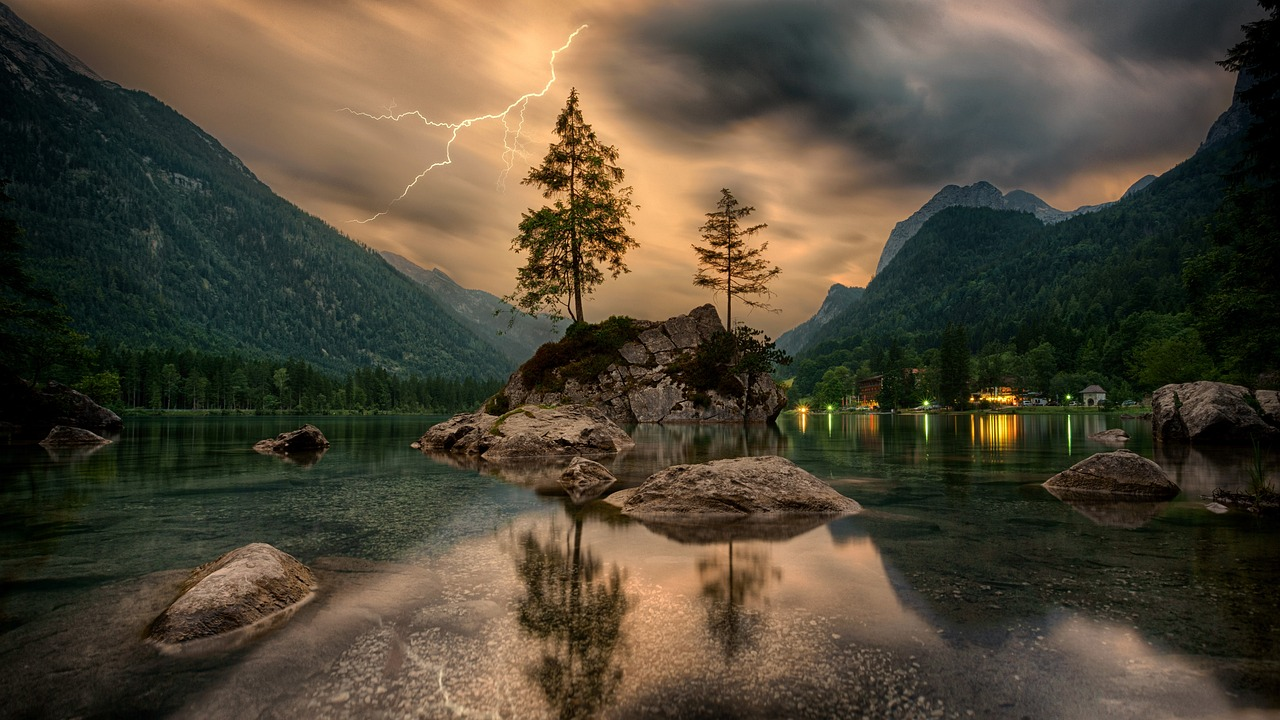
#> input picture CVIP/EP-1/img2.jpg, 1280 x 720 px, found by its file name; the run also reads 1 picture not shown here
$ jupyter execute --allow-errors CVIP.ipynb   (text cells are left out)
#> lines starting #> are read from the running program, lines starting #| are printed output that depends on the picture; after the words box and inside, x2 and y2 are one past the last pixel; in counts of white or black regions, pixels touching at a corner belong together; pictures that were not available may be replaced by others from this repository, and a replacement may not be noted
[cell 1]
# 1. Write a program to read an image and display an image.

import cv2
img_path="img2.jpg"
img=cv2.imread(img_path)
#> img is the input picture: shape (720, 1280, 3); mean B, G, R 54.3, 71, 79.7
resized_img = cv2.resize(img, (50, 50))
cv2.imshow("img1.jpg",img)
cv2.waitKey(0)
cv2.destroyAllWindows()

[cell 2]
# 2. Write a program to convert a color image to gray scale and binary image.

import cv2
img_path = "img2.jpg"
img_colour = cv2.imread(img_path)
gray_img = cv2.cvtColor(img_colour, cv2.COLOR_BGR2GRAY)
_, img_bin = cv2.threshold(gray_img, 127, 255, cv2.THRESH_BINARY)
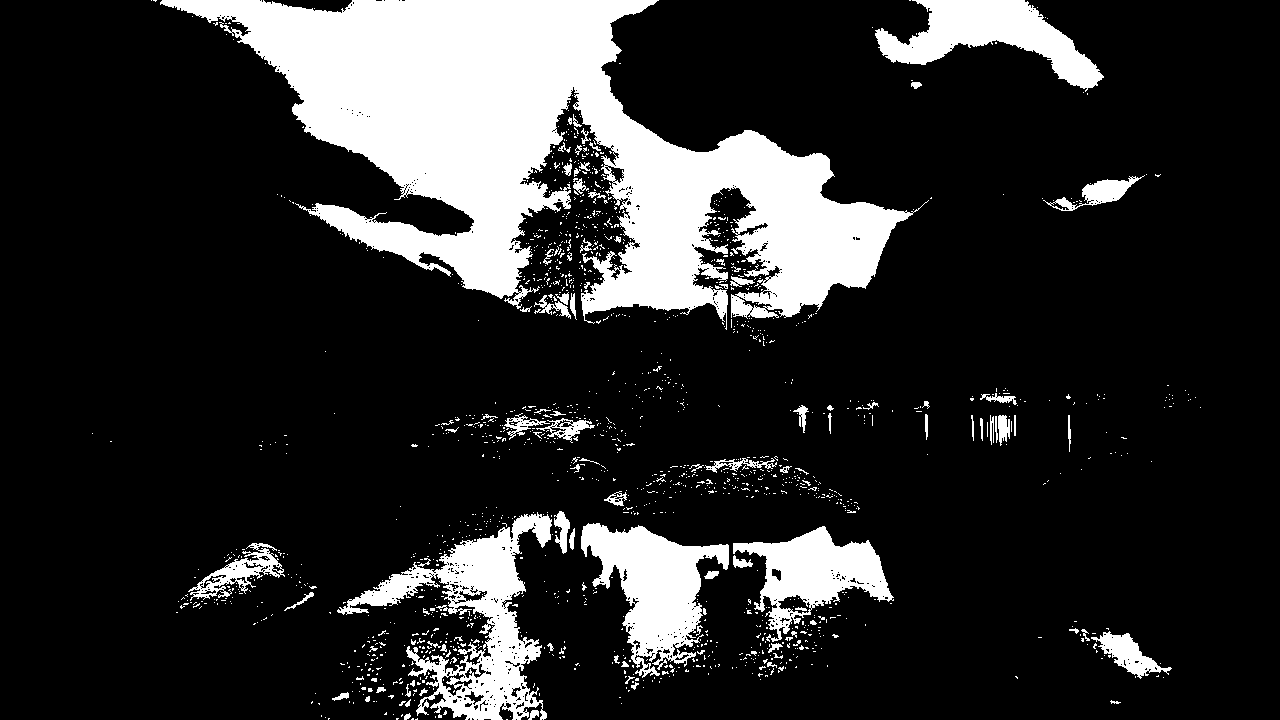
#> img_bin: shape (720, 1280); 17.5% white; 1547 white regions (1443 under 20 px), largest, box (x1, y1, x2, y2) and area: (160, 0, 929, 330) 105180, (337, 512, 552, 720) 14070, (581, 523, 729, 678) 10742
cv2.imshow("Original Image", img_colour)
img_colour.size
cv2.imshow("Gray Image", gray_img)
cv2.imshow("Binary Image", img_bin)
cv2.waitKey(0)
cv2.destroyAllWindows()

[cell 3]
# 3. Write a program to apply various affine transformations to an input image

import cv2
import numpy as np
image_path= "img2.jpg"
image=cv2.imread(image_path)
rows, cols, _=image.shape
print(image.shape)
#| (720, 1280, 3)
translation_matrix=np.float32([[1, 0, 50], [0, 1, 100]])
translated_image=cv2.warpAffine(image, translation_matrix, (cols, rows))
cv2.imshow("Translated image", translated_image)
center=(cols//2, rows//2)
angle=45
scale=1.0
rotation_matrix=cv2.getRotationMatrix2D(center, angle, scale)
rotated_image=cv2.warpAffine(image, rotation_matrix, (cols, rows))
cv2.imshow("Rotated image", rotated_image)
scale_factor = 1.5
scaled_image = cv2.resize(image, None, fx=scale_factor, fy=scale_factor)
cv2.imshow("Scaled Image", scaled_image)
shear_factor_x = 0.5
shear_factor_y = 0.5
shear_matrix = np.float32([[1, shear_factor_x, 0], [shear_factor_y, 1, 0]])
sheared_image = cv2.warpAffine(image, shear_matrix, (cols, rows))
cv2.imshow("Sheared Image", sheared_image)
cv2.waitKey(0)
cv2.destroyAllWindows()

[cell 4]
# 1. Write a program to apply basic intensity transformation functions.

import cv2
import numpy as np
import matplotlib.pyplot as plt
img_path = "image.jpg"
image = cv2.imread(img_path, cv2.IMREAD_GRAYSCALE)
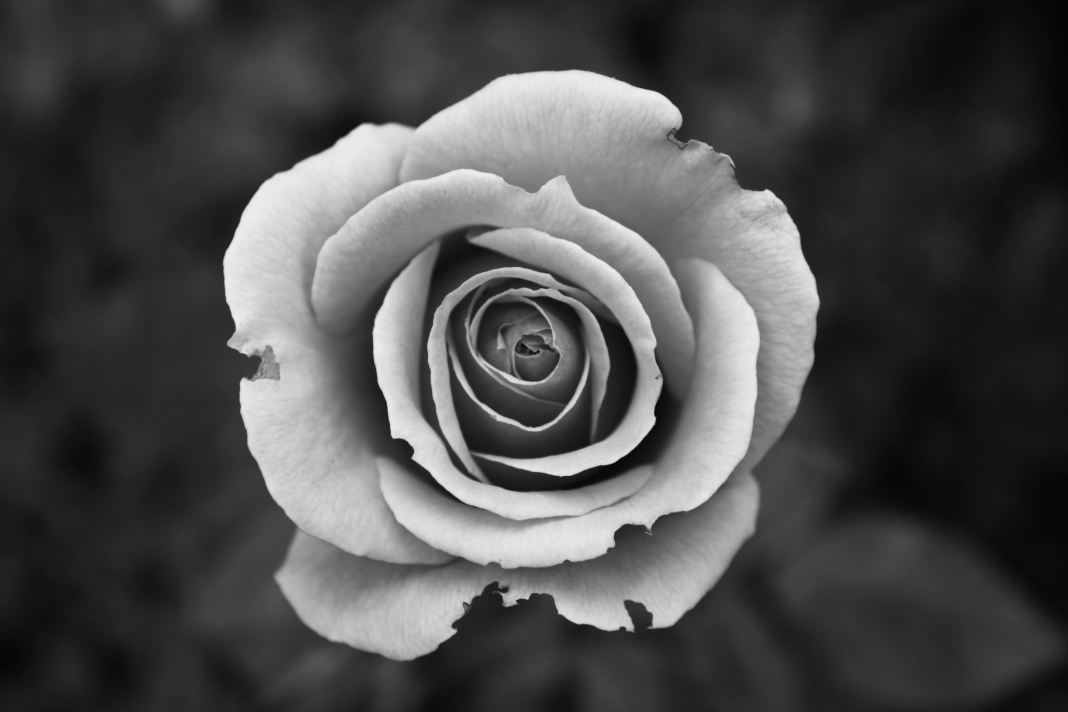
#> input picture CVIP/EP-2/image.jpg, 4272 x 2848 px, found by its file name (shown at 1/4 size)
def negative_transformation(image):
    return 255 - image
def log_transformation(image):
    c = 255 / np.log(1 + np.max(image))
#> c = 45.99
    log_image = c * np.log(1 + image.astype(np.float32))
    return np.uint8(log_image)
def gamma_transformation(image, gamma):
#> called with gamma = 2
    return np.array(255 * (image / 255) ** gamma, dtype=np.uint8)
negative_image = negative_transformation(image)
log_image = log_transformation(image)
gamma_image = gamma_transformation(image, gamma=2.0)
titles = ["Original image", "Negative image", "Log image", "Gamma image"]
images = [image, negative_image, log_image, gamma_image]
for i in range(4):
    plt.subplot(2, 2, i + 1)
    plt.title(titles[i])
    plt.imshow(images[i], cmap="gray")
    plt.axis("off")
plt.tight_layout()
plt.show()

[cell 5]
# 2. Write a program to implement contrast stretching.

import cv2
import numpy as np
import matplotlib.pyplot as plt
image_path="image.jpg"
image=cv2.imread(image_path, cv2.IMREAD_GRAYSCALE)
if image is None:
    print("Error: Unable to load the image. please check the file!")
else:
    def contrast_stretch(image):
        min_val=np.min(image)
#> min_val = 3
        max_val=np.max(image)
#> max_val = 255
        stretched_image=255*(image-min_val)/(max_val-min_val)
        return np.uint8(stretched_image)
stretched_image=contrast_stretch(image)
titles=["Original image", "Stretched image"]
images=[image, stretched_image]
for i in range(2):
    plt.subplot(1, 2, i+1)
    plt.title(titles[i])
    plt.imshow(images[i])
    plt.axis("off")
plt.tight_layout()
plt.show()

[cell 6]
# 3. Write a program to implement intensity level slicing

import cv2
import numpy as np
import matplotlib.pyplot as plt
image_path="image.jpg     "
image=cv2.imread(image_path, cv2.IMREAD_GRAYSCALE)
#> (the rest of this cell did not finish here and is left out)

[cell 7]
# 4. Write a program to implement bit-plane slicing and show all bit planes during experimentation.

import cv2
import matplotlib.pyplot as plt
image_path="image.jpg"
image=cv2.imread(image_path, cv2.IMREAD_GRAYSCALE)
if image is None:
    print("Error: Unable to load the image")
else:
    bit_planes=[]
    for i in range(8):
        bit_plane=(image>>1)&1
        bit_planes.append(bit_plane*255)
#> after the loop, bit_planes = 8 items
    plt.figure(figsize=(12,6))
for i in range(8):
    plt.subplot(2,4,i+1)
    plt.title(f"Bit plane {i}")
    plt.imshow(bit_planes[i],cmap="gray")
    plt.axis("off")
cv2.imshow("Image",image)
plt.tight_layout()
plt.show()

[cell 8]
# 5. Write a program to generate histogram of an input image.

import cv2
import matplotlib.pyplot as plt
image_path="image.jpg"
image=cv2.imread(image_path, cv2.IMREAD_GRAYSCALE)
if image is None:
    print("Error: Unable to load the image")
else:
    histogram=cv2.calcHist([image],[0],None,[255],[0,256])
#> histogram = 255 values, max 327982 at index 25, min 0 at index 0, mean 47712.4
    plt.figure(figsize=(8,6))
    plt.title("GrayScale Histogram")
    plt.xlabel("Pixel Intensity")
    plt.ylabel("Frequency")
    plt.plot(histogram, color='black')
    plt.xlim([0,256])
    plt.tight_layout()
    plt.show()
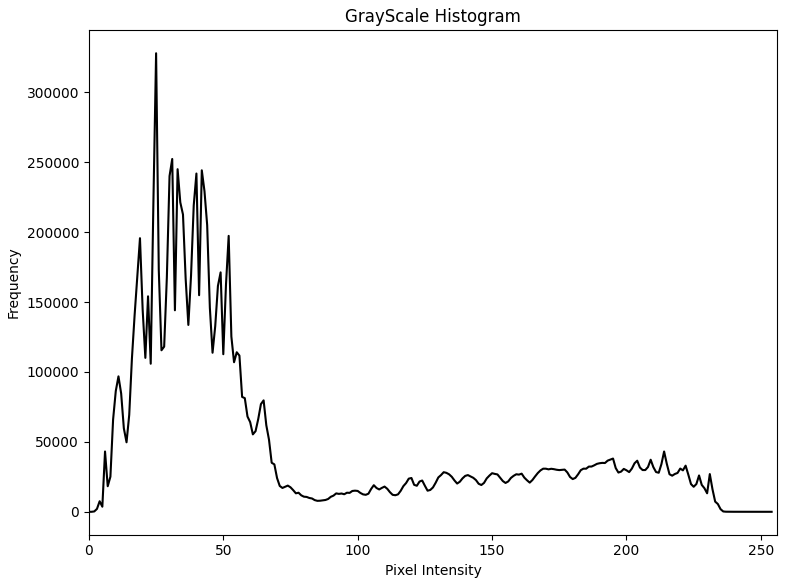
#> figure drawn by matplotlib, 1 panel; curve peaks at x = 25, y = 327982

[cell 9]
# 6. Write a program to implement histogram equalization.

import cv2
import numpy as np

def histogram_equalization(img):
    # Calculate the histogram
    hist, bins = np.histogram(img.flatten(), 256, [0, 256])
#> hist = 256 values, max 327982 at index 26, min 0 at index 0, mean 47526; bins = 257 values from 0 to 256

    # Calculate the cumulative distribution function (CDF)
    cdf = hist.cumsum()
#> cdf = 256 values from 0 to 12166656
    cdf_normalized = cdf * 255 / cdf[-1]  # Normalize to [0, 255]
#> cdf_normalized = 256 values from 0 to 255

    # Use the CDF to map the pixel values
    img_equalized = np.interp(img.flatten(), bins[:-1], cdf_normalized).reshape(img.shape)

    return img_equalized.astype(np.uint8)

# Load the grayscale image
img = cv2.imread('image.jpg', cv2.IMREAD_GRAYSCALE)

# Apply histogram equalization
img_eq = histogram_equalization(img)

# Display the images
cv2.imshow('Original Image', img)
cv2.imshow('Equalized Image', img_eq)

cv2.waitKey(0)
cv2.destroyAllWindows()

[cell 10]
# 7. Write a program to implement histogram processing

import cv2
import numpy as np
import matplotlib.pyplot as plt
image_path="image.jpg     "
image=cv2.imread(image_path, cv2.IMREAD_GRAYSCALE)
if image is None:
    print("Error: Unable to load the image.")
else:
    # [5 lines left out: function histogram_stretching, not called in this run]
    def histogram_sliding(image,slide_val):
        return np.clip(image,slide_val,0,255).astype(np.uint8)
    def histogram_shrinking(image,shrink_factor):
        center=128
        return np.clip(center+(image-center)/shrink_factor,0,255).astype(np.uint8)
    slid_image=histogram_sliding(image, slide_val=50)
    shrink_image=histogram_shrinking(image, shrink_factor=2)
    stretched_image=histogram_stretching(image)
    def plot_histogram(image,title):
        histogram=cv2.calcHist([image],[0],None,[255],[0,256])
        plt.plot(histogram,label=title)
    plt.figure(figsize=(10,6))
    plt.title("Histogram")
    plt.histogram(image,"Original image")
    plt.histogram(stretched_image,"stretched image")
    plt.histogram(slid_image,"slided image")
    plt.histogram(shrink_image,"shrinked image")

[cell 11]
# 1. Write a program to demonstrate 1-D correlation.

import cv2
import numpy as np
import matplotlib.pyplot as plt
img_path="img.jpg"
image=cv2.imread(img_path, cv2.IMREAD_GRAYSCALE)
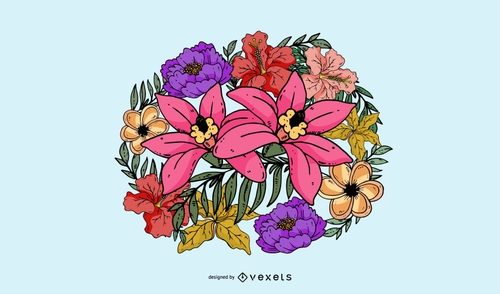
#> input picture CVIP/EP-10/img.png, 500 x 294 px, given in place of img.jpg, which was not available
#> image: shape (294, 500)
if image is None:
    print("Error: Unable to load the image")
else:
    kernel=np.array([1, 0, -1])
    horizontal_correlation=cv2.filter2D(image, -1, kernel.reshape(1, -1))
    vertical_correlation=cv2.filter2D(image, -1, kernel.reshape(-1,1))
    titles=["Original Image", "Horizontal Correlation", "Vertical Correlation"]
    images=[image, horizontal_correlation, vertical_correlation]
    plt.figure(figsize=(12,6))
    for i in range(3):
        plt.subplot(1, 3, i+1)
        plt.title(titles[i])
        plt.imshow(images[i])
        plt.axis("off")
    plt.tight_layout()
    plt.show()

[cell 12]
# 2. Write a program to demonstrate 1-D convolution.

import cv2
import numpy as np
import matplotlib.pyplot as plt
img_path="img.jpg"
image=cv2.imread(img_path, cv2.IMREAD_GRAYSCALE)
if image is None:
    print("Error: Unable to load the image")
else:
    kernel=np.array([1, -1])
    horizontal_convolution=cv2.filter2D(image, -1, kernel.reshape(1, -1))
    vertical_convolution=cv2.filter2D(image, -1, kernel.reshape(-1,1))
    titles=["Original Image", "Horizontal Convolution", "Vertical Convolution"]
    images=[image, horizontal_convolution, vertical_convolution]
    plt.figure(figsize=(12,6))
    for i in range(3):
        plt.subplot(1, 3, i+1)
        plt.title(titles[i])
        plt.imshow(images[i])
        plt.axis("off")
    plt.tight_layout()
    plt.show()

[cell 13]
# 3. Write a program to demonstrate smoothing linear filters.

import cv2
import numpy as np
import matplotlib.pyplot as plt
image_path="img.jpg"
image=cv2.imread(image_path, cv2.IMREAD_GRAYSCALE)
if image is None:
    print("Error")
else:
    gaussian_blurred=cv2.GaussianBlur(image,(5,5),0)
    box_filtered=cv2.blur(image,(5,5))
    median_filtered=cv2.medianBlur(image,5)
    titles=["Original image","Gaussian image","Box image","Median image"]
    images=[image, gaussian_blurred, box_filtered, median_filtered]
    plt.figure(figsize=(12,6))
    for i in range(4):
        plt.subplot(2,2,i+1)
        plt.title(titles[i])
        plt.imshow(images[i],cmap="gray")
        plt.axis("off")
    plt.tight_layout()
    plt.show()

[cell 14]
# 4. Write a program to demonstrate order statistic (non-linear) filters.

import cv2
import numpy as np
import matplotlib.pyplot as plt
img_path="img.jpg"
image=cv2.imread(img_path, cv2.IMREAD_GRAYSCALE)
if image is None:
    print("Error")
else:
    median=cv2.medianBlur(image, 5)
    kernel=np.ones((3,3),np.uint8)
    minimum=cv2.erode(image, kernel)
    maximum=cv2.dilate(image, kernel)
    titles=["Original image", "Median image", "Minimum image", "maximum image"]
    images=[image, median, minimum, maximum]
    plt.figure(figsize=(12,6))
    for i in range(4):
        plt.subplot(2,2,i+1)
        plt.title(titles[i])
        plt.imshow(images[i],cmap="gray")
        plt.axis("off")
    plt.tight_layout()
    plt.show()

[cell 15]
# 1. Write a program to demonstrate sharpening filters

#Sharpening image
import cv2
import numpy as np
import matplotlib.pyplot as plt
img_path="images.jfif"
image=cv2.imread(img_path, cv2.IMREAD_GRAYSCALE)
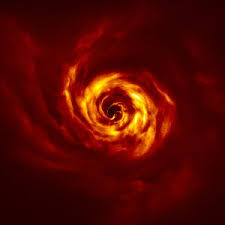
#> input picture CVIP/EP-4/images.jfif, 225 x 225 px, found by its file name
#> image: shape (225, 225)
if image is None:
    print("Error")
else:
    kernel=np.array([[0, -1, 0],
                     [-1, 5, -1],
                     [0, -1, 0]])
    sharpened=cv2.filter2D(image, -1, kernel)
    titles=["Original image", "Sharpened image"]
    images=[image, sharpened]
    plt.figure(figsize=(10, 5))
    for i in range(2):
        plt.subplot(1, 2, i+1)
        plt.title(titles[i])
        plt.imshow(images[i], cmap="gray")
        plt.axis("off")
    plt.tight_layout()
    plt.show()

[cell 16]
# 1. Write a program to demonstrate various frequency domain filtering techniques.

import cv2
import numpy as np
import matplotlib.pyplot as plt
img_path = "../EP-4/images.jfif"
image = cv2.imread(img_path, cv2.IMREAD_GRAYSCALE)
if image is None:
    print("Error")
else:
    dft = np.fft.fft2(image)
    dft_shift = np.fft.fftshift(dft)
    magnitude_spectrum = 20 * np.log(np.abs(dft_shift))
    rows, cols = image.shape
    crows, ccols = rows // 2, cols // 2
    mask = np.zeros((rows, cols), np.uint8)
    radius = 50
    cv2.circle(mask, (ccols, crows), radius, 1, thickness=-1)
    low_pass = dft_shift * mask
    low_pass_ift = np.fft.ifftshift(low_pass)
    low_pass_img = np.abs(np.fft.ifft2(low_pass_ift))
    high_pass = dft_shift * (1 - mask)
    high_pass_ift = np.fft.ifftshift(high_pass)
    high_pass_img = np.abs(np.fft.ifft2(high_pass_ift))
    titles = ["Original image", "Magnitude spectrum image", "Low pass filtered image", "High pass filtered image"]
    images = [image, magnitude_spectrum, low_pass_img, high_pass_img]
    plt.figure(figsize=(12, 8))
    for i in range(4):
        plt.subplot(2, 2, i + 1)
        plt.title(titles[i])
        plt.imshow(images[i], cmap='gray')
        plt.axis("off")
    plt.tight_layout()
    plt.show()

[cell 17]
# 1. Write a program to demonstrate various image restoration and reconstruction techniques.

import cv2
import numpy as np
import matplotlib.pyplot as plt
from scipy.signal import wiener
image_path="image.jfif"
image=cv2.imread(image_path, cv2.IMREAD_GRAYSCALE)
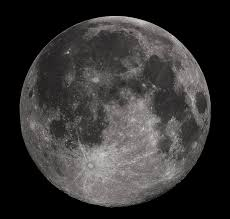
#> input picture CVIP/EP-6/image.jfif, 230 x 219 px, found by its file name
if image is None:
    print("Error")
else:
    image=cv2.normalize(image,None,0,255,cv2.NORM_MINMAX).astype(np.uint8)
    mean=0
    stddev=25
    gaussian_noise=np.random.normal(mean, stddev,image.shape).astype(np.uint8)
    noisy_image=cv2.add(image, gaussian_noise)
    noisy_image = cv2.normalize(noisy_image, None, 0, 255, cv2.NORM_MINMAX).astype(np.uint8)
    restored_image=wiener(noisy_image,(5,5))
    restored_image=np.clip(restored_image,0,255).astype(np.uint8)
    titles=["Original image","Noisy image","Restored image"]
    images=[image,noisy_image,restored_image]
    plt.figure(figsize=(12,8))
    for i in range(3):
        plt.subplot(1,3,i+1)
        plt.title(titles[i])
        plt.imshow(images[i],cmap="gray")
        plt.axis("off")
    plt.tight_layout()
    plt.show()

[cell 18]
# 1. Write a program to demonstrate erosion and dilation.

import cv2
import numpy as np
import matplotlib.pyplot
img_path="img1.jpg, "
image=cv2.imread(img_path,cv2.IMREAD_GRAYSCALE)
if image is None:
    print("Error: image not found")
else:
    kernel=np.ones((5,5),np.uint8)
    enr=cv2.erode(image, kernel, iterations=1)
    dil=cv2.dilate(image, kernel, iterations=1)
    cv2.imshow("Original image",image)
    cv2.imshow("Eroded image",enr)
    cv2.imshow("Dilated image",dil)
cv2.waitKey(0)
cv2.destroyAllWindows()

[cell 19]
# 2. Write a program to demonstrate opening and closing.

import cv2
import numpy as np
#> (the rest of this cell did not finish here and is left out)

[cell 20]
# 3. Write a program to demonstrate hit or miss transform.

import cv2
import numpy as np
img_path= "../EP-8/img1.jpg"
image=cv2.imread(img_path,cv2.IMREAD_GRAYSCALE)
if image is None:
    print("Error")
else:
    kernel=np.array([[0,1,0],
                     [1,-1,1],
                     [0,1,0]],dtype=np.int8)
    hit_or_miss=cv2.morphologyEx(image,cv2.MORPH_HITMISS,kernel)
    cv2.imshow("Original image",image)
    cv2.imshow("Hit-or-Miss image",hit_or_miss)
cv2.waitKey(0)
cv2.destroyAllWindows()

[cell 21]
# 1. Write program to demonstrate boundary extraction.

import cv2
import numpy as np
img_path= "../EP-10/img.png"
image=cv2.imread(img_path,cv2.IMREAD_GRAYSCALE)
if image is None:
    print("Error: Unable tho load the image.")
else:
    kernel=np.ones((5,5),np.uint8)
    erode_image=cv2.erode(image,kernel,iterations=1)
    boundary_image=image-erode_image
    cv2.imshow("Original image",image)
    cv2.imshow("Boundary image",boundary_image)
cv2.waitKey(0)
cv2.destroyAllWindows()

[cell 22]
# 2. Write a program to demonstrate convex hull.

import cv2
import numpy as np
img_path = "../EP-12.3.25/img_1.png"
image = cv2.imread(img_path)
if image is None:
    print("Error: Could not read the image.")
    exit()
gray = cv2.cvtColor(image, cv2.COLOR_BGR2GRAY)
_, binary = cv2.threshold(gray, 127, 255, cv2.THRESH_BINARY)
contours, _ = cv2.findContours(binary, cv2.RETR_EXTERNAL, cv2.CHAIN_APPROX_SIMPLE)
#> contours = [[[0, 0], [0, 489], [611, 489], [611, 0]]]
hull_list = [cv2.convexHull(cnt) for cnt in contours]
#> hull_list = [[[611, 0], [611, 489], [0, 489], [0, 0]]]
cv2.drawContours(image, contours, -1, (0, 255, 0), 2)
cv2.drawContours(image, hull_list, -1, (0, 0, 255), 2)
cv2.imshow("Convex Hulls and Contours", image)
cv2.waitKey(0)
cv2.destroyAllWindows()
